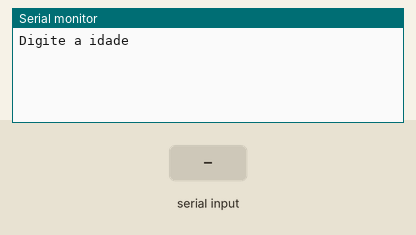
Recording of a sketch running on a simulated Arduino Uno, built with avr-gcc and run on an emulated ATmega328P. On the bench: the last lines printed to the serial monitor. Inputs (shaded band) come from the test bench.

Above: at 1.2 s.
1.3 s: "90,45\n" received over Serial
At 2.1 s:
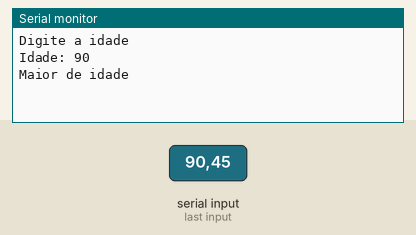
2.8 s: "30,150\n" received over Serial
At 3.7 s:
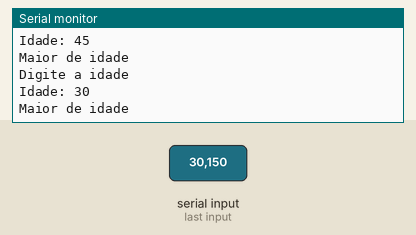
Timing chart, 0 to 5.8 s (numbered marks = the images above; inputs shaded):
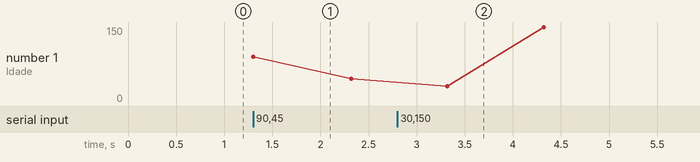

The sketch:

amazing_sango_bigery1.ino
```cpp
// C++ code
//
int idade = 0;

void setup()
{
 Serial.begin(9600);
}

void loop()
{
  //Entrada
   Serial.println("Digite a idade");//mostra a mensagem na tela
   while( !Serial.available() );//espera o usuario dar <Enter>
  idade = Serial.parseInt();//
   Serial.println("Idade: " + String(idade));

  if( idade >= 18 ){//se tornar verdadeiro - losango sim
    Serial.println("Maior de idade");
  } else {//falso - losango nao
    Serial.println("Menor de idade");
  }


  delay(1000); // Wait for 1000 millisecond(s)
}
```

Measured:
- after the input at 1.3 s, the serial monitor: prints a new line at once (image 1)
- after the input at 2.8 s, the serial monitor: prints a new line after 0.52 s (image 2)
